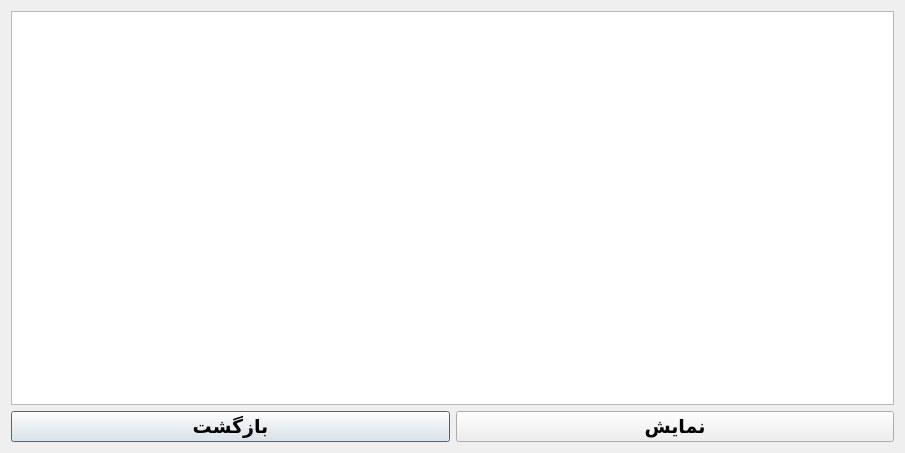
<?xml version="1.0" encoding="UTF-8"?>
<ui version="4.0">
 <class>userrentshow</class>
 <widget class="QDialog" name="userrentshow">
  <property name="geometry">
   <rect>
    <x>0</x>
    <y>0</y>
    <width>905</width>
    <height>453</height>
   </rect>
  </property>
  <property name="windowTitle">
   <string>Dialog</string>
  </property>
  <layout class="QVBoxLayout" name="verticalLayout">
   <item>
    <widget class="QTextEdit" name="textEdit">
     <property name="readOnly">
      <bool>true</bool>
     </property>
    </widget>
   </item>
   <item>
    <layout class="QHBoxLayout" name="horizontalLayout">
     <item>
      <widget class="QPushButton" name="pushButton_2">
       <property name="font">
        <font>
         <pointsize>14</pointsize>
         <weight>75</weight>
         <bold>true</bold>
        </font>
       </property>
       <property name="text">
        <string>بازگشت</string>
       </property>
      </widget>
     </item>
     <item>
      <widget class="QPushButton" name="pushButton">
       <property name="font">
        <font>
         <pointsize>14</pointsize>
         <weight>75</weight>
         <bold>true</bold>
        </font>
       </property>
       <property name="text">
        <string>نمایش</string>
       </property>
      </widget>
     </item>
    </layout>
   </item>
  </layout>
 </widget>
 <resources/>
 <connections/>
</ui>
